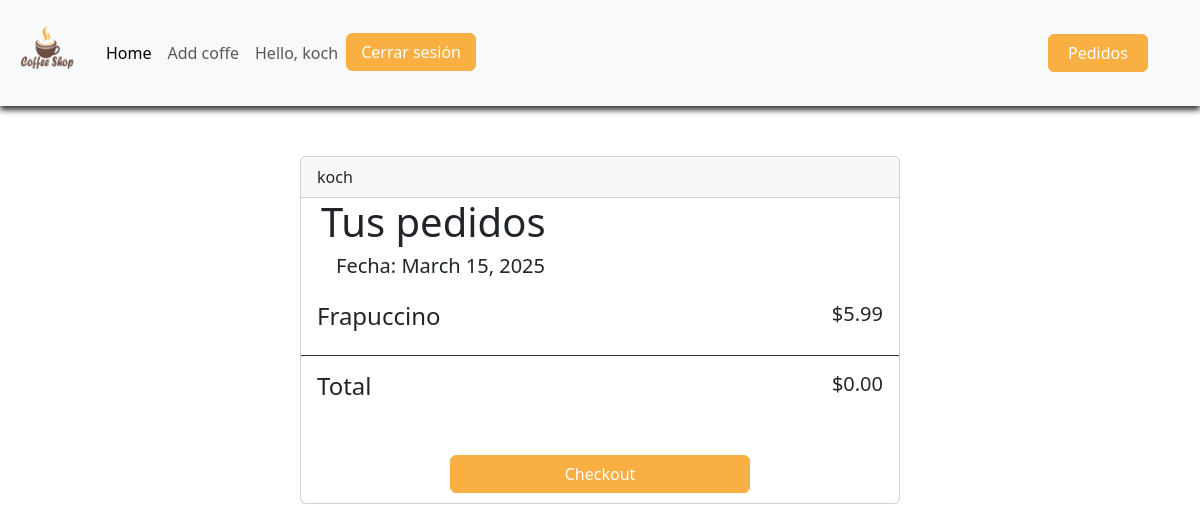
/pedidos/mi-orden (signed in), run on an earlier commit of the app's database.
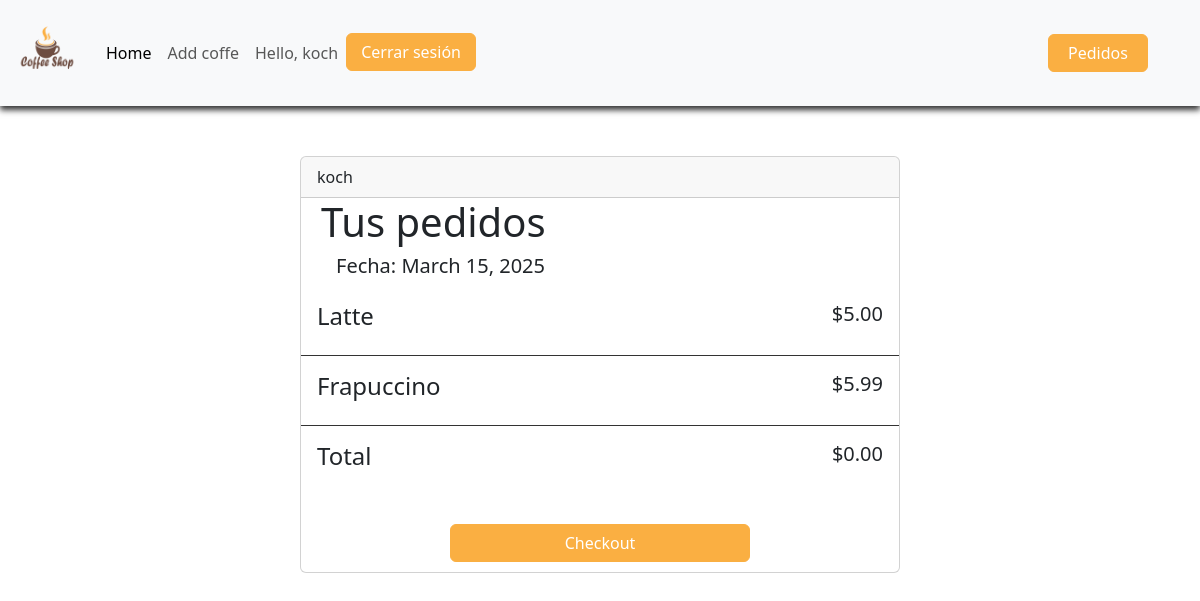
And on a later commit of the database.
### orders/models.py (models this page shows, shortened)
class Order(models.Model):
    user = models.ForeignKey(User, on_delete=models.CASCADE)
    is_active = models.BooleanField(default=True)
    order_date = models.DateField(auto_now=True)

class OrderProduct(models.Model):
    order = models.ForeignKey(Order, on_delete=models.CASCADE)
    product = models.ForeignKey(Product, on_delete=models.PROTECT)
    quanty = models.IntegerField(null=True)

### products/models.py (models this page shows, shortened)
class Product(models.Model):
    name = models.TextField(max_length=200, verbose_name='nombre')
    description = models.TextField(max_length=300, verbose_name='descripcion')
    price = models.DecimalField(max_digits=10, decimal_places=2, verbose_name='precio')
    available = models.BooleanField(default=True, verbose_name='disponible')
    photo = models.ImageField(upload_to="logos", null=True, blank=True, verbose_name='foto')

### orders/views.py (the view)
# urls.py: path('mi-orden', MyOrderView.as_view(), name="my_order"),
class MyOrderView(LoginRequiredMixin, DetailView):
    model = Order
    template_name = 'orders/my_orders.html'
    context_object_name = "order"
    def get_object(self, queryset = None):
        user_actual = self.request.user
        return Order.objects.filter(user = user_actual, is_active=True).first()

### orders/templates/orders/my_orders.html
{% extends 'base.html' %}
{% block content %}
    <div class="card card-pedidos">
        <div class="card-header">
          {{order.user.username}}
        </div>
        <div class="pedidos-card-header">
          <h1>Tus pedidos</h1>
          <h5 class="pedidos-fecha">Fecha: {{order.order_date|date}}</h3>
        </div>
        {% for product_order in order.orderproduct_set.all %}
        <div class="card-body body-pedidos">
          <div class="pedidos-info__container">
            <h4 class="card-title">{{ product_order.product.name}}</h4>
          </div>
          <div class="pedidos-precio__container">
            <h5 class="pedidos-precio">${{product_order.product.price}}</h3>
          </div>
        </div>
        {% endfor %}
        <div class="card-body body-total">
          <div class="pedidos-total__container">
            <h4 class="card-title">Total</h4>
          </div>
          <div class="pedidos-precio-total__container">
            <h5 class="pedidos-precio">$0.00</h3>
          </div>
        </div>
            <a href="#" class="btn btn-primary btn-checkout">Checkout</a>
      </div>
{% endblock %}

### templates/base.html (shortened to what this page needs)
<!DOCTYPE html>
<html lang="en">
<head>
    {% load static %}
    <link rel="stylesheet" href="{% static 'styles.css' %}">
    <link href="https://cdn.jsdelivr.net/npm/bootstrap@5.3.3/dist/css/bootstrap.min.css" rel="stylesheet">
</head>
<body>
    <nav class="navbar navbar-expand-lg bg-body-tertiary">
        <div class="container-fluid">
          <a class="navbar-brand" href="{% url 'show_product' %}">
            <img src="../../../images/pngwing.com.png" alt="coffe shop" width="70px" height="70px" class="logo-img">
          </a>
          <div class="collapse navbar-collapse" id="navbarNav">
            <ul class="navbar-nav">
              <li class="nav-item">
                <a class="nav-link active" aria-current="page" href="{% url 'show_product' %}">Home</a>
              </li>
              <li class="nav-item">
                <a class="nav-link" href="{% url 'add_product'%}">Add coffe</a>
              </li>
              {% if user.is_authenticated %}
                  <li class="nav-item">
                    <a class="nav-link">Hello, {{user.username}}</a>
                  </li>
                  <form action="{% url 'logout' %}" method="post">
                    <button type="submit" class="btn btn-primary btn-cerrar-sesion">
                      Cerrar sesión
                    </button>
                  </form>
              {% else %}
                  <li class="nav-item">
                    <a class="nav-link" href="{% url 'login'%}">Log in</a>
                  </li>
              {% endif %}
            </ul>
            <button class="btn btn-primary btn-pedidos">
              <a href="{% url 'my_order'%}" class="pedidos-link">Pedidos</a>
            </button>
          </div>
        </div>
      </nav>
      {% block content %}{% endblock %}
</body>
</html>

### static/styles.css (style rules this page uses)
body { background-color: #f5eeee; font-family: sans-serif; }
* { box-sizing: border-box; }
.navbar { box-shadow: 0px 4px 6px #333 !important; }
.logo-img { margin-bottom: 10px !important; }
.btn { width: 90% !important; background-color: #faaf42 !important; border-color: #faaf42 !important; }
h5, p, h6 { width: max-content; padding-left: 15px; }
.btn-pedidos { width: 100px !important; margin-left: auto !important; margin-right: 40px !important; }
.btn-pedidos a { text-decoration: none; color: #fff; }
.btn-cerrar-sesion { width: 130px !important; }
.body-pedidos { display: flex; border-bottom: 1px solid #333; }
.card-pedidos { max-width: 600px; display: flex !important; flex-direction: column !important; margin: auto !important; margin-top: 50px !important; }
.btn-checkout { width: 300px !important; display: flex; margin: auto; margin-top: 30px; margin-bottom: 10px; }
.pedidos-info__container { display: flex; justify-content: left; width: 200px; }
.pedidos-precio__container { display: flex; justify-content: left; margin-left: 60%; }
.pedidos-card-header { padding-left: 20px; }
.pedidos-card-header h1 { font-weight: 500; }
.body-total { display: flex; }
.pedidos-total__container { display: flex; justify-content: left; width: 200px; }
.pedidos-precio-total__container { display: flex; justify-content: left; margin-left: 60%; }

What changed in the data, as far as the page shows it:
added OrderProduct: product.name "Latte", product.price "5.00"
